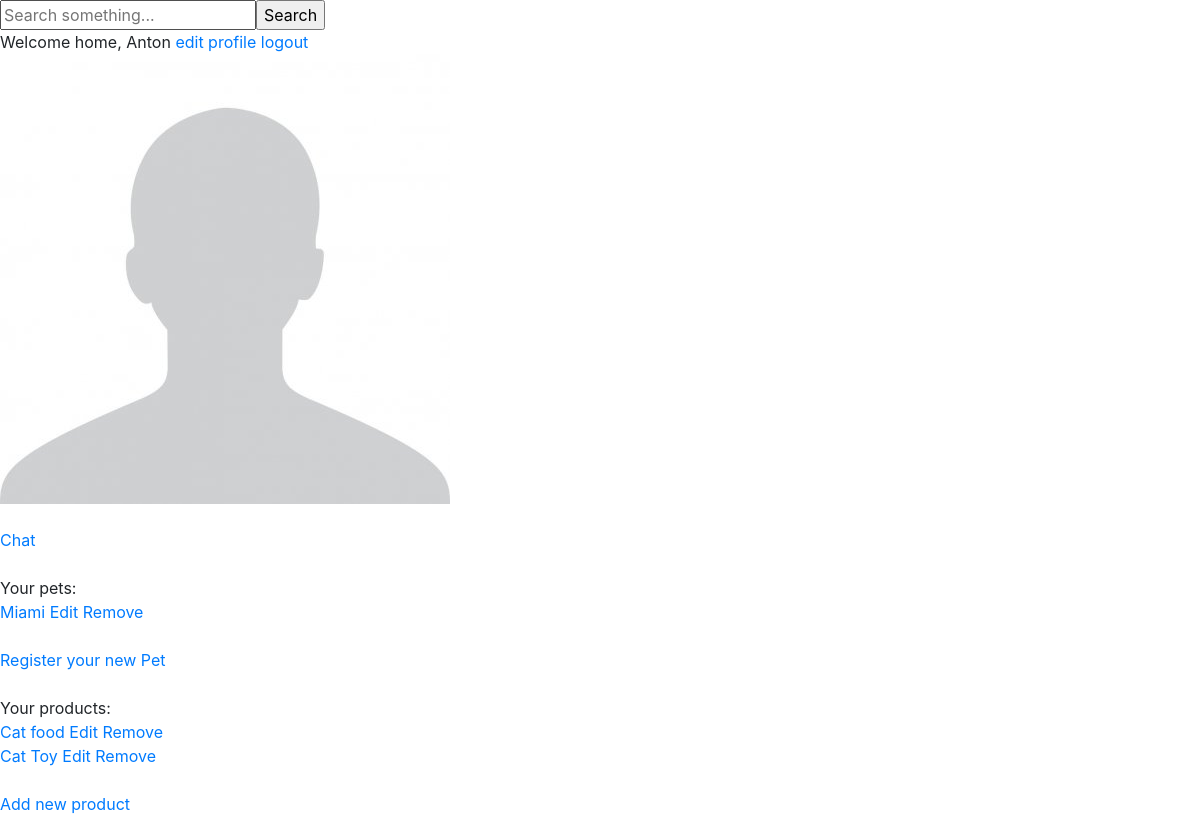
/web_interface/profile/ (signed in), run on the app's committed database.
### web_auth/models.py (models this page shows, shortened)
class User(AbstractUser):
    first_name = models.CharField(max_length=35)
    last_name = models.CharField(max_length=35)
    email = models.EmailField(max_length=70, unique=True)
    username = models.CharField(max_length=45, unique=True)
    avatar = models.ImageField(upload_to='users/avatars/', default='defaults/avatars/default_user_avatar.jpg')
    date_joined = models.DateTimeField(default=timezone.now)
    bio = models.TextField(blank=True)
    status = models.CharField(blank=True, max_length=70)
    USERNAME_FIELD = 'email'
    REQUIRED_FIELDS = ['first_name', 'username']

class Pet(models.Model):
    name = models.CharField(max_length=35)
    avatar = models.ImageField(upload_to='pets/avatars/', default='defaults/avatars/default_pet_avatar.png')
    owner = models.ForeignKey(User, on_delete=models.CASCADE)

class Product(models.Model):
    image = models.ImageField(upload_to='products/images', default='defaults/products/default_product_image.png')
    title = models.CharField(max_length=70)
    description = models.TextField()
    price = models.FloatField()
    seller = models.ForeignKey(User, on_delete=models.CASCADE)

### web_interface/views.py (the view)
# urls.py: path('profile/', views.profile, name='profile_view'),
@login_required(login_url='/auth/login/')
def profile(request):
    user = request.user
    pets = Pet.objects.filter(owner=user)
    products = Product.objects.filter(seller=user)
    return render(request, 'profile.html', {
        'user': user,
        'pets': pets,
        'products': products,
    })

### web_interface/templates/profile.html (shortened to what this page needs)
{% extends 'base.html' %}
{% block content %}
<form action="{% url 'search_results_view' %}" method="get">
    <input type="text" name="q" value="{{ request.GET.q }}" placeholder="Search something..."><input type="submit"
                                                                                                     name="" value="Search" id="">
</form>
Welcome home, {{ user.first_name }} <a href="/web_interface/edit_profile/{{ user.pk }}">edit profile</a> <a href="/auth/logout">logout</a> <br>
<img src="{{ user.avatar.url }}" alt=""><br>
<br>
<a href="/chat">Chat</a>
<br> <br>
Your pets:
{% for pet in pets %}
<br><a href="/web_interface/pet/{{ pet.pk }}">{{ pet.name }}</a>
 <a href="/web_interface/edit_pet/{{ pet.pk }}">Edit</a>
 <a href="/web_interface/delete_pet/{{ pet.pk }}">Remove</a>
{% endfor %}
<br><br>
<a href="/web_interface/newpet">Register your new Pet</a>
<br><br>
Your products:
{% for product in products %}
<br><a href="/web_interface/product/{{ product.pk }}">{{ product.title }}</a>
 <a href="/web_interface/edit_product/{{ product.pk }}">Edit</a>
 <a href="/web_interface/delete_product/{{ product.pk }}">Remove</a>
{% endfor %}
<br><br>
<a href="/web_interface/newproduct">Add new product</a>
{% endblock %}

### data on the page
User: first_name "Anton", avatar (placeholder picture)
Pet: name "Miami"
Product: title "Cat food"
Product: title "Cat Toy"
